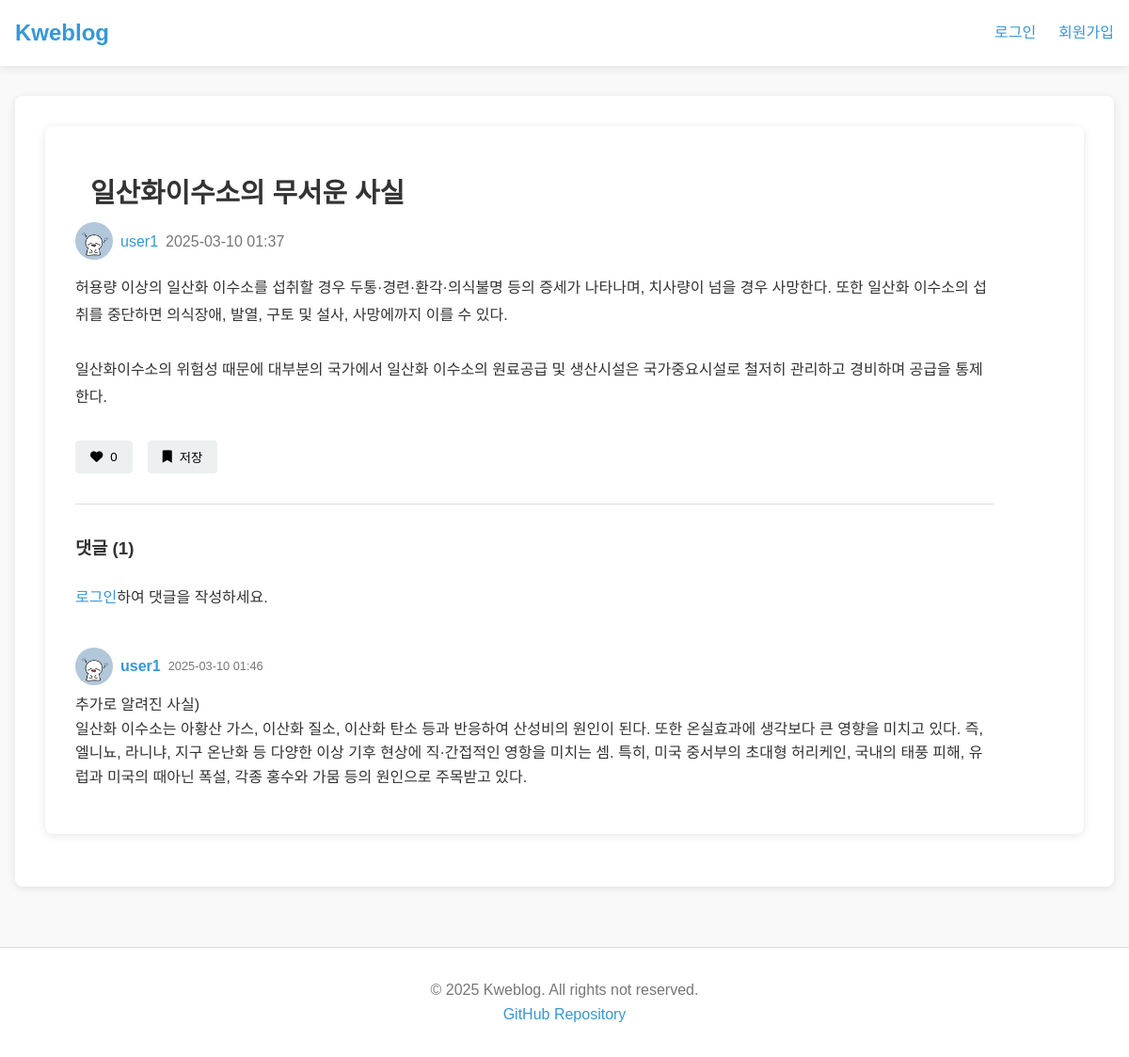
Screenshot of /post/2 with the database file from the repository.
### models/post.py (models this page shows, shortened)
class Post(db.Model):
    id = db.Column(db.Integer, primary_key=True)
    title = db.Column(db.String(100), nullable=False)
    content = db.Column(db.Text, nullable=False)
    image = db.Column(db.String(200), nullable=True)
    created_at = db.Column(db.DateTime, nullable=False, default=datetime.now)
    user_id = db.Column(db.Integer, db.ForeignKey("user.id"), nullable=False)
    comments = db.relationship(
        "Comment", backref="post", lazy=True, cascade="all, delete-orphan"
    )

### models/user.py (models this page shows, shortened)
class User(db.Model):
    id = db.Column(db.Integer, primary_key=True)
    username = db.Column(db.String(80), unique=True, nullable=False)
    password = db.Column(db.String(120), nullable=False)
    profile_pic = db.Column(db.String(200), nullable=True, default="default.jpg")
    bio = db.Column(db.Text, nullable=True)
    posts = db.relationship("Post", backref="author", lazy=True)
    comments = db.relationship("Comment", backref="author", lazy=True)
    notifications = db.relationship("Notification", backref="user", lazy=True)
    liked_posts = db.relationship(
        "Post", secondary=likes, backref=db.backref("liked_by", lazy="dynamic")
    )
    saved = db.relationship(
        "Post", secondary=saved_posts, backref=db.backref("saved_by", lazy="dynamic")
    )
    friend_requests_sent = db.relationship(
        "User",
        secondary=friends,
        primaryjoin=(id == friends.c.user_id),
        secondaryjoin=(id == friends.c.friend_id),
        backref=db.backref("friend_requests_received", lazy="dynamic"),
        lazy="dynamic",
    )

### models/comment.py (models this page shows, shortened)
class Comment(db.Model):
    id = db.Column(db.Integer, primary_key=True)
    content = db.Column(db.Text, nullable=False)
    created_at = db.Column(db.DateTime, nullable=False, default=datetime.now)
    user_id = db.Column(db.Integer, db.ForeignKey("user.id"), nullable=False)
    post_id = db.Column(db.Integer, db.ForeignKey("post.id"), nullable=False)

### routes/post.py (the view)
@post.route("/post/<int:post_id>")
def post_detail(post_id):
    post = Post.query.get_or_404(post_id)
    if "user_id" in session:
        user = User.query.get(session["user_id"])
        current_user = {"saved": user.saved, "liked_posts": user.liked_posts}
    else:
        current_user = {"saved": [], "liked_posts": []}
    return render_template("post_detail.html", post=post, current_user=current_user)

### templates/post_detail.html (shortened to what this page needs)
{% extends 'base.html' %} {% block title %}{{ post.title }}{% endblock %} {%
block content %}
<div class="container">
  <div class="post-detail">
    <div class="post-header">
      <h1>{{ post.title }}</h1>
    </div>
    <div class="post-meta">
      <img
        src="{{ url_for('static', filename='uploads/profiles/' + post.author.profile_pic) }}"
        alt="{{ post.author.username }}"
        class="profile-pic-small"
      />
      <a
        href="{{ url_for('profile.user_profile', username=post.author.username) }}"
        >{{ post.author.username }}</a
      >
      <span class="post-date"
        >{{ post.created_at.strftime('%Y-%m-%d %H:%M') }}</span
      >
    </div>
    <div class="post-content">
      {{ post.content|replace('\n', '<br />')|safe }}
    </div>
    <div class="post-actions">
      <button
        class="btn-like {% if 'user_id' in session and post in current_user.liked_posts %}active{% endif %}"
        data-post-id="{{ post.id }}"
      >
        <i class="fas fa-heart"></i>
        <span class="like-count">{{ post.liked_by.count() }}</span>
      </button>
      <button
        class="btn-save {% if 'user_id' in session and post in current_user.saved %}active{% endif %}"
        data-post-id="{{ post.id }}"
      >
        <i class="fas fa-bookmark"></i>
        <span class="save-text"
          >{% if 'user_id' in session and post in current_user.saved %}저장됨{%
          else %}저장{% endif %}</span
        >
      </button>
    </div>
    <div class="comments-section">
      <h3>댓글 ({{ post.comments|length }})</h3>
      {% if 'user_id' in session %}
      <form
        method="POST"
        action="{{ url_for('post.add_comment', post_id=post.id) }}"
        class="comment-form"
      >
        <div class="form-group">
          <textarea
            name="content"
            placeholder="댓글을 작성하세요..."
            required
          ></textarea>
        </div>
        <button type="submit" class="btn-primary">댓글 작성</button>
      </form>
      {% else %}
      <p>
        <a href="{{ url_for('auth.login') }}">로그인</a>하여 댓글을 작성하세요.
      </p>
      {% endif %}
      <div class="comments-list">
        {% if post.comments %} {% for comment in
        post.comments|sort(attribute='created_at', reverse=true) %}
        <div class="comment">
          <div class="comment-header">
            <img
              src="{{ url_for('static', filename='uploads/profiles/' + comment.author.profile_pic) }}"
              alt="{{ comment.author.username }}"
              class="profile-pic-small"
            />
            <a
              href="{{ url_for('profile.user_profile', username=comment.author.username) }}"
              class="comment-author"
              >{{ comment.author.username }}</a
            >
            <span class="comment-date"
              >{{ comment.created_at.strftime('%Y-%m-%d %H:%M') }}</span
            >
          </div>
          <div class="comment-content">
            {{ comment.content|replace('\n', '<br />')|safe }}
          </div>
        </div>
        {% endfor %} {% else %}
        <p>아직 댓글이 없습니다.</p>
        {% endif %}
      </div>
    </div>
  </div>
</div>
{% endblock %}

### static/css/style.css (style rules this page uses)
:root { --primary-color: #3498db; --secondary-color: #2980b9; --light-color: #ecf0f1; --dark-color: #2c3e50; --danger-color: #e74c3c; --success-color: #2ecc71; --text-color: #333; --bg-color: #f9f9f9; --border-color: #ddd; --shadow: 0 2px 10px rgba(0, 0, 0, 0.1); }
* { margin: 0; padding: 0; box-sizing: border-box; }
body { font-family: "Noto Sans KR", sans-serif; line-height: 1.6; color: var(--text-color); background-color: var(--bg-color); min-height: 100vh; display: flex; flex-direction: column; }
a { text-decoration: none; color: var(--primary-color); }
.container { background-color: white; border-radius: 8px; box-shadow: var(--shadow); padding: 2rem; }
.profile-pic-small { width: 40px; height: 40px; border-radius: 50%; object-fit: cover; }
.post-header { display: flex; align-items: center; padding: 1rem 1rem 0.5rem; gap: 0.5rem; }
.post-date { color: #777; }
.post-detail { background-color: white; border-radius: 8px; box-shadow: var(--shadow); padding: 2rem 6rem 2rem 2rem; margin-bottom: 1.5rem; }
.post-detail .post-header { flex-direction: column; align-items: flex-start; }
.post-detail h1 { font-size: 1.8rem; }
.post-meta { display: flex; align-items: center; padding: 0rem 0rem 1rem; gap: 0.5rem; color: #666; }
.post-detail .post-content { line-height: 1.8; margin-bottom: 2rem; }
.post-actions { display: flex; gap: 1rem; margin-bottom: 2rem; }
.btn-like, .btn-save { display: flex; align-items: center; gap: 0.5rem; background-color: var(--light-color); border: none; padding: 0.5rem 1rem; border-radius: 4px; cursor: pointer; transition: background-color 0.3s; }
.comments-section { margin-top: 2rem; border-top: 1px solid var(--border-color); padding-top: 2rem; }
.comments-section h3 { margin-bottom: 1.5rem; }
.comments-list { margin-top: 1.5rem; }
.comment { border-bottom: 1px solid var(--border-color); padding: 1rem 0; }
.comment:last-child { border-bottom: none; }
.comment-header { display: flex; align-items: center; gap: 0.5rem; margin-bottom: 0.5rem; }
.comment-author { font-weight: bold; }
.comment-date { color: #777; font-size: 0.8rem; }
.comment-content { line-height: 1.6; }

### rows the page displays
Post: title "일산화이수소의 무서운 사실", created_at "2025-03-10 01:37", content "허용량 이상의 일산화 이수소를 섭취할 경우 두통·경련·환각·의식불명 등의 증세가 나타나며, 치사량이 넘을 경우 사망한다. 또한 일산화 이수소의 섭취를 중단하면 의식장애, 발열, 구토 및 설사, 사망에까지 이를 수 있다. 일산화이수소의 위험성 때문에 대부분의 국가에서 일산화 이수소의 원료공급 및 생산시설은 국가중요시설로 철저히 관리하고 경비하며 공급을 통제한다."
User: profile_pic (placeholder picture), author.username "user1"
Comment: profile_pic (placeholder picture), author.username "user1", created_at "2025-03-10 01:46", content "추가로 알려진 사실) 일산화 이수소는 아황산 가스, 이산화 질소, 이산화 탄소 등과 반응하여 산성비의 원인이 된다. 또한 온실효과에 생각보다 큰 영향을 미치고 있다. 즉, 엘니뇨, 라니냐, 지구 온난화 등 다양한 이상 기후 현상에 직·간접적인 영항을 미치는 셈. 특히, 미국 중서부의 초대형 허리케인, 국내의 태풍 피해, 유럽과 미국의 때아닌 폭설, 각종 홍수와 가뭄 등의 원인으로 주목받고 있다."

### other values shown
{{ post.liked_by.count() }} "0"
{{ post.comments|length }} "1"
